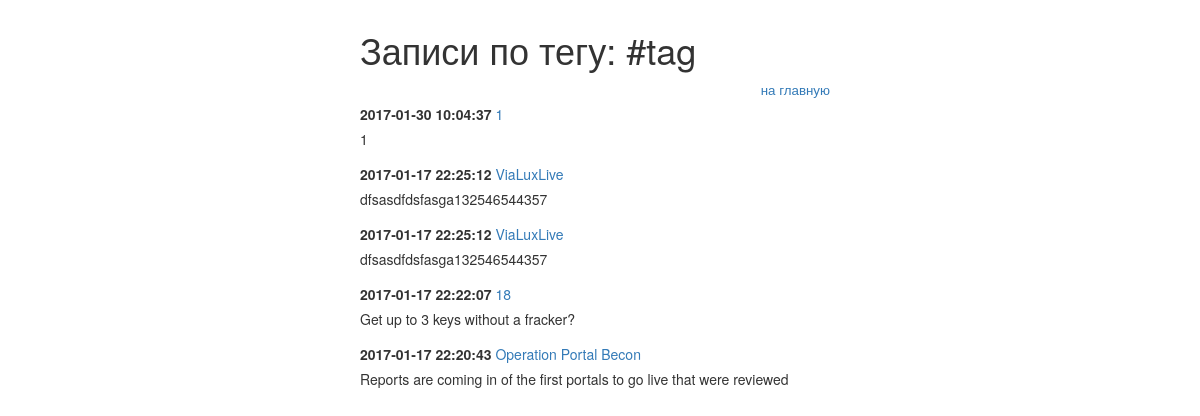
Page /include/posttotag.php?tag=tag on the earlier database version.
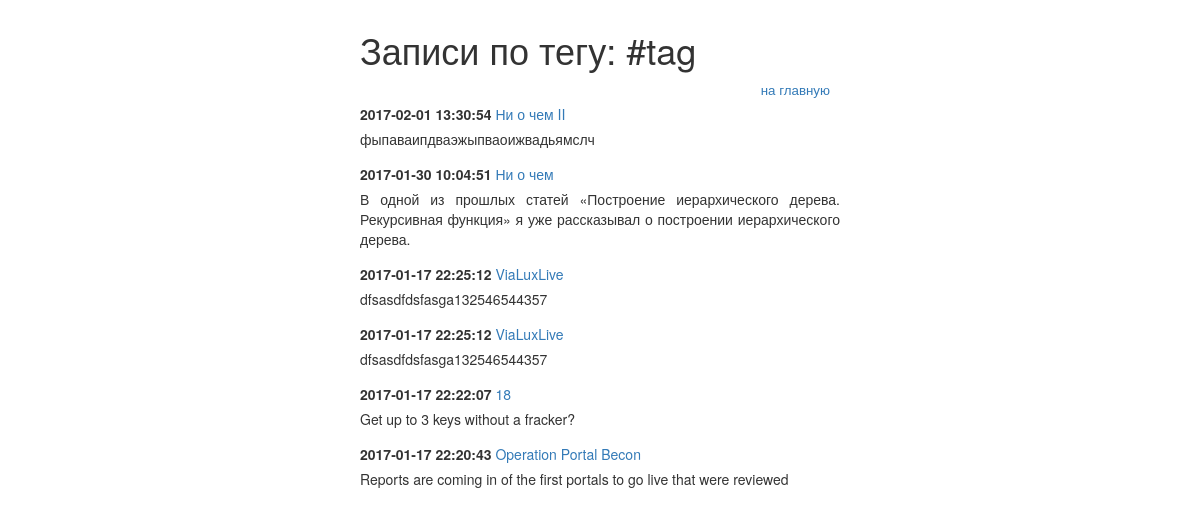
Same page on the later database version.
### tables this page shows
CREATE TABLE `post` (
  `post_id` bigint(20) unsigned NOT NULL AUTO_INCREMENT,
  `post_title` varchar(255) DEFAULT NULL,
  `post_min_text` text,
  `post_text` text,
  `post_create_datetime` timestamp NULL DEFAULT NULL,
  `post_update_datetime` timestamp NOT NULL DEFAULT CURRENT_TIMESTAMP ON UPDATE CURRENT_TIMESTAMP,
  UNIQUE KEY `post_id` (`post_id`)
);

### include/db.php (called while the page is built, shortened)
<?php
try {
    $link = new PDO('mysql:host=localhost;dbname=blog', 'level', 'pass');
} catch (PDOException $e) {
    print "Error!: " . $e->getMessage() . "<br/>";
    die();
}
if($_GET['tag']) {
    $gettag = $_GET['tag'];
    $select_post_tag = $link ->query("SELECT tag_id FROM tag WHERE tag_title = '$gettag'");
    if (!$select_post_tag) {
        echo "PDO::errorInfo():";
        print_r($link->errorInfo());
    } else $insert_tag_id = $select_post_tag->fetchAll();
    $tag_id_for_post = $insert_tag_id[0][0];
    $select_posts_for_tag = $link ->query("SELECT post.* from post LEFT JOIN post_to_tag USING (post_id) WHERE post_to_tag.tag_id = '$tag_id_for_post' ORDER BY post.post_create_datetime DESC");
    $result_posts_for_tag = $select_posts_for_tag ->fetchAll(PDO::FETCH_ASSOC);
}

### include/posttotag.php (the view, shortened to what this page needs)
<?php
require_once '/var/www/html/blog/include/db.php';
?>
<!DOCTYPE html>
<html lang="ru">
	<head>
		<link rel="stylesheet" href="../css/bootstrap.css">
		<link rel="stylesheet" href="../css/styless.css">
	</head>
	<body>
		<div id="wrapper">
			<h1>Записи по тегу: <?="#".$_GET['tag']; ?></h1>
			<p class="nav">
				<a href="../index.php">на главную</a>
			</p>
            <?php for($i=0;$i<count($result_posts_for_tag);$i++):?>
			<div class="note">
				<p>
					<span class="date"><?=$result_posts_for_tag[$i]['post_create_datetime'];?></span>
					<a href="../include/note.php?id=<?=$result_posts_for_tag[$i]['post_id']?>"><?=$result_posts_for_tag[$i]['post_title'];?></a>
				</p>
				<p>
					<?=$result_posts_for_tag[$i]['post_min_text'];?>
				</p>
			</div>
            <?php endfor;
            ?>
		</div>
	</body>
</html>

Differences in the rows shown:
removed post: post_create_datetime "2017-01-30 10:04:37", post_title "1", post_min_text "1"
now on this page (row edited): post: post_create_datetime "2017-02-01 13:30:54", post_title "Ни о чем II", post_min_text "фыпаваипдваэжыпваоижвадьямслч"
now on this page (row edited): post: post_create_datetime "2017-01-30 10:04:51", post_title "Ни о чем", post_min_text "В одной из прошлых статей «Построение иерархического дерева. Рекурсивная функция» я уже рассказывал о построении иерархического дерева."
